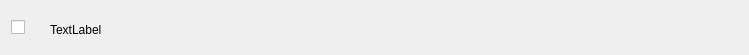
<?xml version="1.0" encoding="UTF-8"?>
<ui version="4.0">
 <class>MessageBox</class>
 <widget class="QWidget" name="MessageBox">
  <property name="geometry">
   <rect>
    <x>0</x>
    <y>0</y>
    <width>749</width>
    <height>55</height>
   </rect>
  </property>
  <property name="windowTitle">
   <string>Form</string>
  </property>
  <widget class="QCheckBox" name="checkBox">
   <property name="geometry">
    <rect>
     <x>11</x>
     <y>19</y>
     <width>16</width>
     <height>16</height>
    </rect>
   </property>
   <property name="text">
    <string/>
   </property>
  </widget>
  <widget class="QLabel" name="label">
   <property name="geometry">
    <rect>
     <x>50</x>
     <y>20</y>
     <width>681</width>
     <height>20</height>
    </rect>
   </property>
   <property name="font">
    <font>
     <family>Arial</family>
    </font>
   </property>
   <property name="text">
    <string>TextLabel</string>
   </property>
  </widget>
 </widget>
 <resources/>
 <connections/>
</ui>
